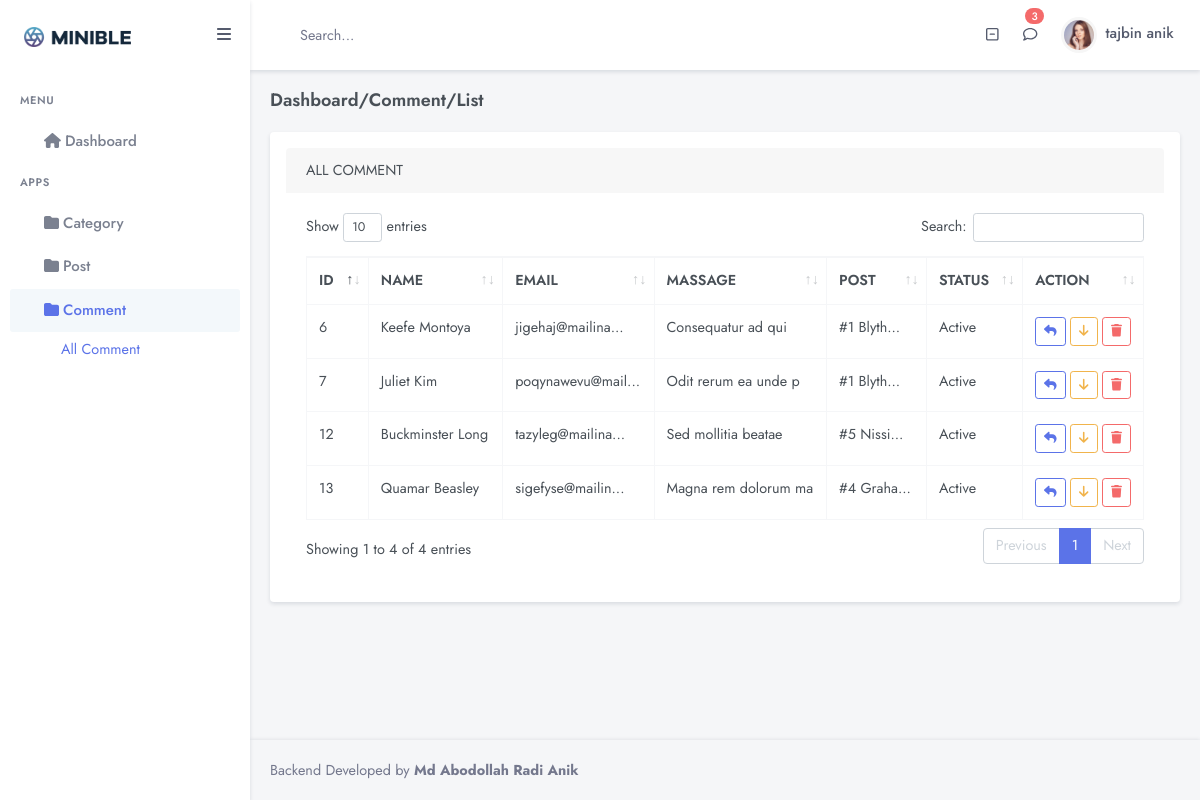
Page /admin/commentList.php?id=ahr (signed in) on the committed database.
### tables this page shows
CREATE TABLE `comment_table` (
  `cmtId` int NOT NULL,
  `userId` int DEFAULT NULL,
  `postId` int NOT NULL,
  `name` varchar(50) NOT NULL,
  `email` varchar(100) NOT NULL,
  `message` text NOT NULL,
  `admin_reply` text,
  `status` int NOT NULL DEFAULT '0',
  `create_time` timestamp NOT NULL DEFAULT CURRENT_TIMESTAMP
);

CREATE TABLE `post_table` (
  `postid` int NOT NULL,
  `userid` int DEFAULT NULL,
  `title` varchar(50) NOT NULL,
  `catId` int DEFAULT NULL,
  `imgOne` varchar(200) NOT NULL,
  `descOne` text NOT NULL,
  `imgTwo` varchar(200) NOT NULL,
  `descTwo` text NOT NULL,
  `postType` int NOT NULL DEFAULT '0',
  `tags` varchar(50) NOT NULL,
  `status` int NOT NULL DEFAULT '0',
  `create_time` timestamp NOT NULL DEFAULT CURRENT_TIMESTAMP
);

### lib/Database.php (called while the page is built, shortened)
<?php
class Database
{
    public $host     = HOST;
    public $user     = USER;
    public $password = PASSWORD;
    public $databse  = DATABSE;
    public $link;
    public function dbCon()
    {
        $this->link = mysqli_connect($this->host, $this->user, $this->password, $this->databse);
    }
    public function select($query)
    {
        $result = mysqli_query($this->link, $query) or die($this->link->error . __LINE__);
        if (mysqli_num_rows($result) > 0) {
            return $result;
        } else {
            return false;
        }
    }
}

### lib/Session.php (called while the page is built, shortened)
<?php
class Session
{
    public static function get($key)
    {
        if (isset($_SESSION[$key])) {
            return $_SESSION[$key];
        } else {
            return false;
        }
    }
}

### classes/Comment.php (called while the page is built, shortened)
<?php
$filePath = realpath(dirname(__FILE__));
include_once($filePath . '/../lib/Database.php');
include_once($filePath . '/../lib/Session.php');
class Comment
{
    public $db;
    public function __construct()
    {
        $this->db = new Database();
    }
    public function adminCmt($userId)
    {
        $select_q = "SELECT comment_table.*, user_table.id, post_table.postid, post_table.title
        FROM comment_table
        INNER JOIN user_table
        ON user_table.id = comment_table.userId
        INNER JOIN post_table
        ON post_table.postid = comment_table.postId
        WHERE comment_table.userId = '$userId'";
        $select_r = $this->db->select($select_q);
        if ($select_r) {
            return $select_r;
        }
    }
}

### admin/commentList.php (the view, shortened to what this page needs)
<?php
include_once 'inc/header.php';
include_once 'inc/sidebar.php';
include_once '../lib/Session.php';
include_once '../classes/Comment.php';
$cmt = new Comment();
$userid   = Session::get('user_id');
$adminCmt = $cmt->adminCmt($userid);
?>
<div class="main-content">
    <div class="page-content">
        <div class="container-fluid">
            <div class="row">
                <div class="col-12">
                    <div class="page-title-box d-flex align-items-center justify-content-between">
                        <h4 class="mb-0">Dashboard/Comment/List</h4>
                    </div>
                </div>
            </div>
            <div class="row d-flex justify-content-center">
                <div class="col-lg-12">
                    <div class="card shadow p-3 mb-5 bg-body-tertiary rounded">
                        <div class="card-header">
                            ALL COMMENT
                        </div>
                        <div class="card-body">
                            <div class="table-responsive">
                                <table id="datatable" class="table table-bordered dt-responsive nowrap dataTable no-footer dtr-inline" style="border-collapse: collapse; border-spacing: 0px; width: 100%;" role="grid" aria-describedby="datatable_info">
                                    <thead>
                                        <tr role="row">
                                            <th class="sorting_asc" tabindex="0" aria-controls="datatable" rowspan="1" colspan="1" style="width: 158px;" aria-sort="ascending" aria-label="Name: activate to sort column descending">ID</th>
                                            <th class="sorting_asc" tabindex="0" aria-controls="datatable" rowspan="1" colspan="1" style="width: 158px;" aria-sort="ascending" aria-label="Name: activate to sort column descending">NAME</th>
                                            <th class="sorting_asc" tabindex="0" aria-controls="datatable" rowspan="1" colspan="1" style="width: 158px;" aria-sort="ascending" aria-label="Name: activate to sort column descending">EMAIL</th>
                                            <th class="sorting_asc" tabindex="0" aria-controls="datatable" rowspan="1" colspan="1" style="width: 158px;" aria-sort="ascending" aria-label="Name: activate to sort column descending">MASSAGE</th>
                                            <th class="sorting_asc" tabindex="0" aria-controls="datatable" rowspan="1" colspan="1" style="width: 158px;" aria-sort="ascending" aria-label="Name: activate to sort column descending">POST</th>
                                            <th class="sorting_asc" tabindex="0" aria-controls="datatable" rowspan="1" colspan="1" style="width: 158px;" aria-sort="ascending" aria-label="Name: activate to sort column descending">STATUS</th>
                                            <th class="sorting_asc" tabindex="0" aria-controls="datatable" rowspan="1" colspan="1" style="width: 158px;" aria-sort="ascending" aria-label="Name: activate to sort column descending">ACTION</th>
                                        </tr>
                                    </thead>
                                    <tbody>
                                        <?php
                                        if (isset($adminCmt) && !is_bool($adminCmt)) {
                                            foreach ($adminCmt as $row) {
                                        ?>
                                                <tr role="row" class="odd">
                                                    <td><?= $row['cmtId'] ?></td>
                                                    <td><?= $row['name'] ?></td>
                                                    <td><?= substr($row['email'], 0, 15) . '...' ?></td>
                                                    <td><?= $row['message'] ?></td>
                                                    <td>#<?= $row['postid'] ?> <?= substr($row['title'], 0, 5) . '...' ?></td>
                                                    <td><?= $row['status'] == 0 ? 'Deactive' : 'Active' ?></td>
                                                    <td>
                                                        <a class="btn btn-sm btn-outline-primary" href="cmntReply.php?cmntReply=<?= $row['cmtId'] ?>">
                                                            <i class="fa-solid fa-reply"></i>
                                                        </a>
                                                        <?php
                                                        if ($row['status'] == 0) {
                                                        ?>
                                                            <a href="?active=<?= $row['cmtId'] ?>" class="btn btn-sm btn-outline-success">
                                                                <i class="fa-solid fa-arrow-up"></i>
                                                            </a>
                                                        <?php
                                                        } else {
                                                        ?>
                                                            <a href="?deactive=<?= $row['cmtId'] ?>" class="btn btn-sm btn-outline-warning">
                                                                <i class="fa-solid fa-arrow-down"></i>
                                                            </a>
                                                        <?php
                                                        }
                                                        ?>
                                                        <a class="btn btn-sm btn-outline-danger" onclick="return confirm('Are You Sure')" href="?cmtDlt=<?= $row['cmtId'] ?>">
                                                            <i class="fa-solid fa-trash"></i>
                                                        </a>
                                                    </td>
                                                </tr>
                                        <?php
                                            }
                                        }
                                        ?>
                                    </tbody>
                                </table>
                            </div>
                        </div>
                    </div>
                </div>
            </div>
        </div>
    </div>
</div>
<?php
include_once 'inc/footer.php';
?>

### admin/inc/header.php (style rules this page uses)
* { font-family: 'Jost', sans-serif !important; }

### rows in the picture
comment_table: cmtId "6", name "Keefe Montoya", email "jigehaj@mailina", message "Consequatur ad qui", postId.postid "1", postId.title "Blyth", status "Active"
comment_table: cmtId "7", name "Juliet Kim", email "poqynawevu@mail", message "Odit rerum ea unde p", postId.postid "1", postId.title "Blyth", status "Active"
comment_table: cmtId "12", name "Buckminster Long", email "tazyleg@mailina", message "Sed mollitia beatae", postId.postid "5", postId.title "Nissi", status "Active"
comment_table: cmtId "13", name "Quamar Beasley", email "sigefyse@mailin", message "Magna rem dolorum ma", postId.postid "4", postId.title "Graha", status "Active"

### other values in the picture
Session::get('user_name') "tajbin anik"
